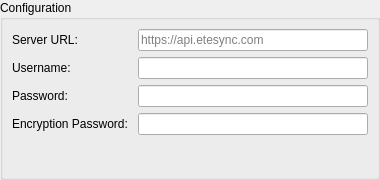
<?xml version="1.0" encoding="UTF-8"?>
<ui version="4.0">
 <class>EteSyncConfigWidget</class>
 <widget class="QWidget" name="ConfigWidget">
  <property name="geometry">
   <rect>
    <x>0</x>
    <y>0</y>
    <width>380</width>
    <height>180</height>
   </rect>
  </property>
  <layout class="QVBoxLayout" name="verticalLayout">
   <property name="leftMargin">
    <number>0</number>
   </property>
   <property name="topMargin">
    <number>0</number>
   </property>
   <property name="rightMargin">
    <number>0</number>
   </property>
   <property name="bottomMargin">
    <number>0</number>
   </property>
   <item>
    <widget class="QGroupBox" name="groupBox">
     <property name="title">
      <string>Configuration</string>
     </property>
     <property name="checkable">
      <bool>false</bool>
     </property>
     <layout class="QFormLayout" name="formLayout">
      <item row="0" column="0">
       <widget class="QLabel" name="label_BaseUrl">
        <property name="sizePolicy">
         <sizepolicy hsizetype="Fixed" vsizetype="Preferred">
          <horstretch>0</horstretch>
          <verstretch>0</verstretch>
         </sizepolicy>
        </property>
        <property name="minimumSize">
         <size>
          <width>120</width>
          <height>0</height>
         </size>
        </property>
        <property name="text">
         <string>Server URL:</string>
        </property>
       </widget>
      </item>
      <item row="0" column="1">
       <widget class="QLineEdit" name="kcfg_BaseUrl">
        <property name="toolTip">
         <string>The URL of the EteSync server</string>
        </property>
        <property name="whatsThis">
         <string>The URL of the EteSync server</string>
        </property>
        <property name="placeholderText">
         <string notr="true">https://api.etesync.com</string>
        </property>
       </widget>
      </item>
      <item row="1" column="0">
       <widget class="QLabel" name="label_Username">
        <property name="sizePolicy">
         <sizepolicy hsizetype="Fixed" vsizetype="Preferred">
          <horstretch>0</horstretch>
          <verstretch>0</verstretch>
         </sizepolicy>
        </property>
        <property name="minimumSize">
         <size>
          <width>120</width>
          <height>0</height>
         </size>
        </property>
        <property name="text">
         <string>Username:</string>
        </property>
       </widget>
      </item>
      <item row="1" column="1">
       <widget class="QLineEdit" name="kcfg_Username">
        <property name="toolTip">
         <string>The username that is used to log into the EteSync server</string>
        </property>
        <property name="whatsThis">
         <string>The username that is used to log into the EteSync server</string>
        </property>
       </widget>
      </item>
      <item row="2" column="0">
       <widget class="QLabel" name="label_Password">
        <property name="sizePolicy">
         <sizepolicy hsizetype="Fixed" vsizetype="Preferred">
          <horstretch>0</horstretch>
          <verstretch>0</verstretch>
         </sizepolicy>
        </property>
        <property name="minimumSize">
         <size>
          <width>120</width>
          <height>0</height>
         </size>
        </property>
        <property name="text">
         <string>Password:</string>
        </property>
       </widget>
      </item>
      <item row="2" column="1">
       <widget class="QLineEdit" name="kcfg_Password">
        <property name="toolTip">
         <string>The password that is used to log into the EteSync server</string>
        </property>
        <property name="whatsThis">
         <string>The password that is used to log into the EteSync server</string>
        </property>
        <property name="echoMode">
         <enum>QLineEdit::Password</enum>
        </property>
       </widget>
      </item>
      <item row="3" column="0">
       <widget class="QLabel" name="label_EncryptionPassword">
        <property name="sizePolicy">
         <sizepolicy hsizetype="Fixed" vsizetype="Preferred">
          <horstretch>0</horstretch>
          <verstretch>0</verstretch>
         </sizepolicy>
        </property>
        <property name="minimumSize">
         <size>
          <width>120</width>
          <height>0</height>
         </size>
        </property>
        <property name="text">
         <string>Encryption Password:</string>
        </property>
       </widget>
      </item>
      <item row="3" column="1">
       <widget class="QLineEdit" name="kcfg_EncryptionPassword">
        <property name="toolTip">
         <string>Encryption password for your EteSync account</string>
        </property>
        <property name="whatsThis">
         <string>Encryption password for your EteSync account</string>
        </property>
        <property name="echoMode">
         <enum>QLineEdit::Password</enum>
        </property>
       </widget>
      </item>
     </layout>
    </widget>
   </item>
  </layout>
 </widget>
 <resources/>
 <connections/>
</ui>
